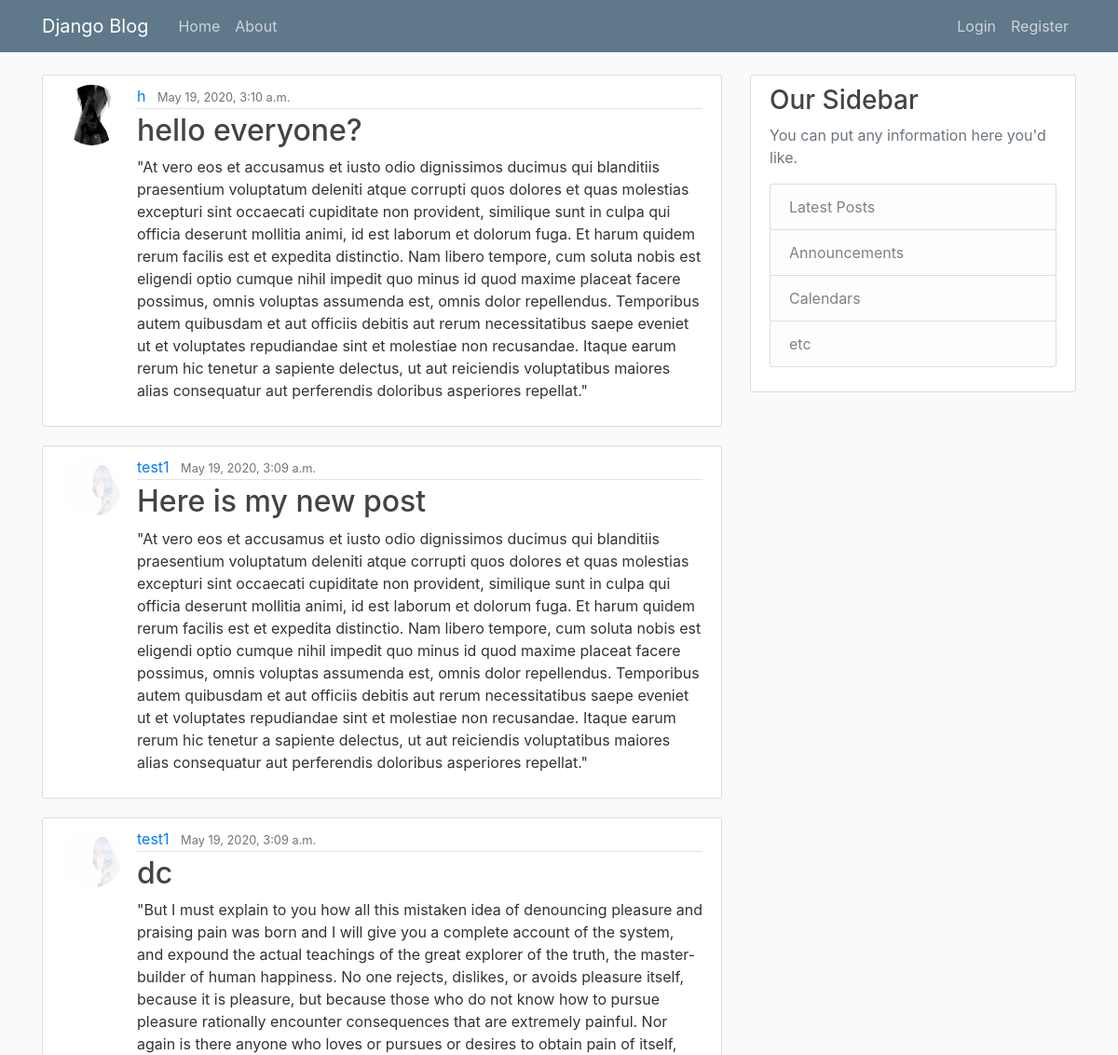
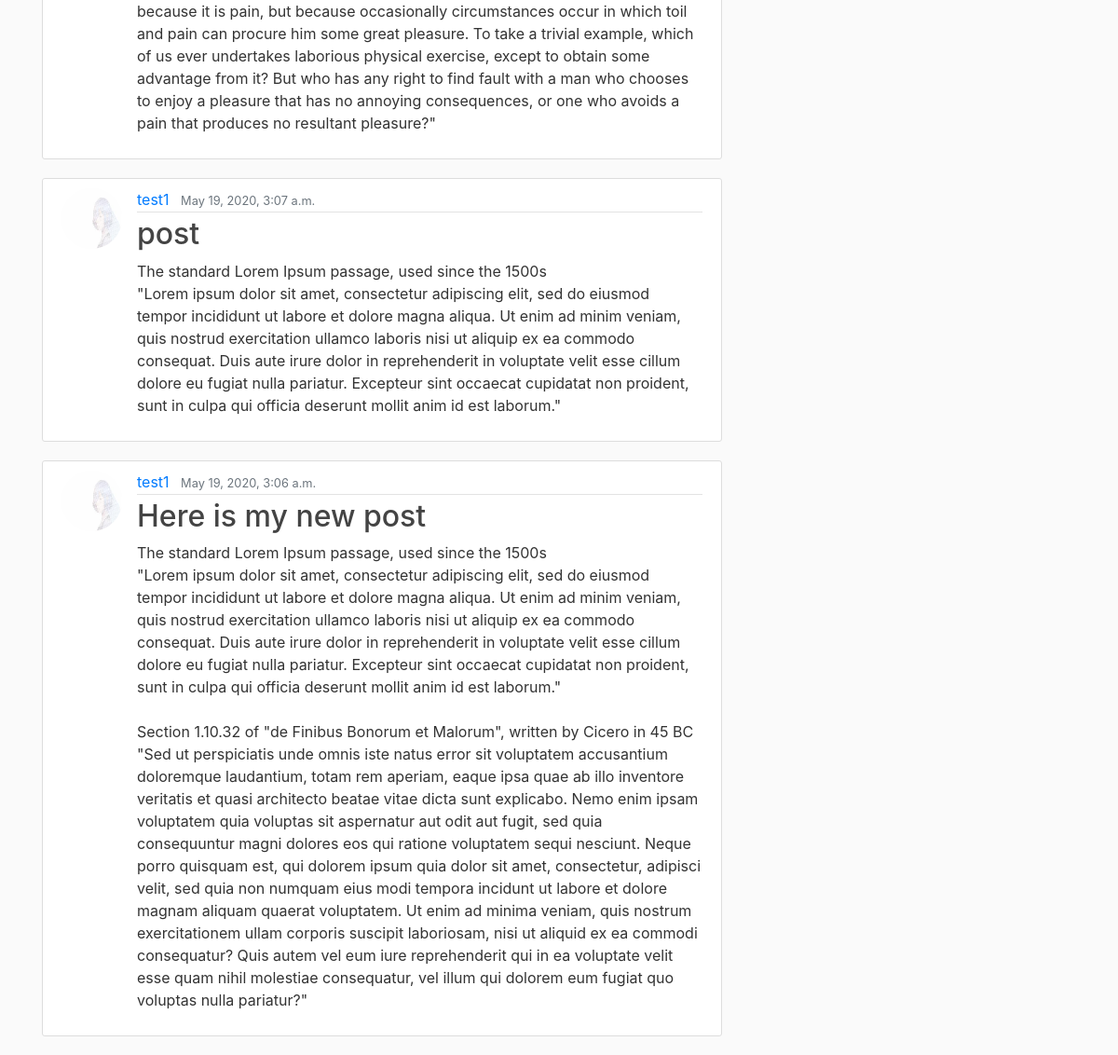
The page / on the database its author committed (2 pictures, top to bottom).
### blog/models.py (models this page shows, shortened)
class Post(models.Model):
	title = models.CharField(max_length = 100)
	content = models.TextField()
	date_posted = models.DateTimeField(default = timezone.now)
	author = models.ForeignKey(User, on_delete = models.CASCADE)

### users/models.py (models this page shows, shortened)
class Profile(models.Model):
	user = models.OneToOneField(User, on_delete = models.CASCADE)
	image = models.ImageField(default = 'default.jpg', upload_to = 'profile_pics')

### blog/views.py (the view)
# urls.py: path('', PostListView.as_view(), name = 'blog-home'),
class PostListView(ListView):
	model = Post
	template_name = 'blog/home.html'
	context_object_name = 'posts'
	ordering = ['-date_posted']
	paginate_by = 5

### blog/templates/blog/home.html
{% extends 'blog/base.html' %}
{% block content %}
{% for post in posts %}
<article class="media content-section">
	<img class = "rounded-circle article-img"src="{{ post.author.profile.image.url }}"/>
  <div class="media-body">
    <div class="article-metadata">
      <a class="mr-2" href="#">{{ post.author }}</a>
      <small class="text-muted">{{ post.date_posted }}</small>
    </div>
    <h2><a class="article-title" href="{% url 'post-detail' post.id  %}">{{ post.title }}</a></h2>
    <p class="article-content">{{ post.content }}</p>
  </div>
</article>
{% endfor %}
{% endblock content %}

### blog/static/blog/main.css (style rules this page uses)
body { background: #fafafa; color: #333333; margin-top: 5rem; }
h1, h2, h3, h4, h5, h6 { color: #444444; }
.content-section { background: #ffffff; padding: 10px 20px; border: 1px solid #dddddd; border-radius: 3px; margin-bottom: 20px; }
.article-title { color: #444444; }
.article-content { white-space: pre-line; }
.article-img { height: 65px; width: 65px; margin-right: 16px; }
.article-metadata { padding-bottom: 1px; margin-bottom: 4px; border-bottom: 1px solid #e3e3e3 }

### rows shown on the page
Post: author.profile.image (picture), author "h", date_posted "May 19, 2020, 3:10 a.m.", title "hello everyone?", content "\"At vero eos et accusamus et iusto odio dignissimos ducimus qui blanditiis praesentium voluptatum deleniti atque corrupti quos dolores et quas molestias excepturi sint occaecati cupiditate non provident, similique sunt in culpa qui officia deserunt mollitia animi, id est laborum et dolorum fuga. Et harum quidem rerum facilis est et expedita distinctio. Nam libero tempore, cum soluta nobis est eligendi optio cumque nihil impedit quo minus id quod maxime placeat facere possimus, omnis voluptas assumenda est, omnis dolor repellendus. Temporibus autem quibusdam et aut officiis debitis aut rerum necessitatibus saepe eveniet ut et voluptates repudiandae sint et molestiae non recusandae. Itaque…"
Post: author.profile.image (picture), author "test1", date_posted "May 19, 2020, 3:09 a.m.", title "Here is my new post", content "\"At vero eos et accusamus et iusto odio dignissimos ducimus qui blanditiis praesentium voluptatum deleniti atque corrupti quos dolores et quas molestias excepturi sint occaecati cupiditate non provident, similique sunt in culpa qui officia deserunt mollitia animi, id est laborum et dolorum fuga. Et harum quidem rerum facilis est et expedita distinctio. Nam libero tempore, cum soluta nobis est eligendi optio cumque nihil impedit quo minus id quod maxime placeat facere possimus, omnis voluptas assumenda est, omnis dolor repellendus. Temporibus autem quibusdam et aut officiis debitis aut rerum necessitatibus saepe eveniet ut et voluptates repudiandae sint et molestiae non recusandae. Itaque…"
Post: author.profile.image (picture), author "test1", date_posted "May 19, 2020, 3:09 a.m.", title "dc", content "\"But I must explain to you how all this mistaken idea of denouncing pleasure and praising pain was born and I will give you a complete account of the system, and expound the actual teachings of the great explorer of the truth, the master-builder of human happiness. No one rejects, dislikes, or avoids pleasure itself, because it is pleasure, but because those who do not know how to pursue pleasure rationally encounter consequences that are extremely painful. Nor again is there anyone who loves or pursues or desires to obtain pain of itself, because it is pain, but because occasionally circumstances occur in which toil and pain can procure him some great pleasure. To take a trivial example,…"
Post: author.profile.image (picture), author "test1", date_posted "May 19, 2020, 3:07 a.m.", title "post", content "The standard Lorem Ipsum passage, used since the 1500s \"Lorem ipsum dolor sit amet, consectetur adipiscing elit, sed do eiusmod tempor incididunt ut labore et dolore magna aliqua. Ut enim ad minim veniam, quis nostrud exercitation ullamco laboris nisi ut aliquip ex ea commodo consequat. Duis aute irure dolor in reprehenderit in voluptate velit esse cillum dolore eu fugiat nulla pariatur. Excepteur sint occaecat cupidatat non proident, sunt in culpa qui officia deserunt mollit anim id est laborum.\""
Post: author.profile.image (picture), author "test1", date_posted "May 19, 2020, 3:06 a.m.", title "Here is my new post", content "The standard Lorem Ipsum passage, used since the 1500s \"Lorem ipsum dolor sit amet, consectetur adipiscing elit, sed do eiusmod tempor incididunt ut labore et dolore magna aliqua. Ut enim ad minim veniam, quis nostrud exercitation ullamco laboris nisi ut aliquip ex ea commodo consequat. Duis aute irure dolor in reprehenderit in voluptate velit esse cillum dolore eu fugiat nulla pariatur. Excepteur sint occaecat cupidatat non proident, sunt in culpa qui officia deserunt mollit anim id est laborum.\" Section 1.10.32 of \"de Finibus Bonorum et Malorum\", written by Cicero in 45 BC \"Sed ut perspiciatis unde omnis iste natus error sit voluptatem accusantium doloremque laudantium, totam rem aperiam,…"
